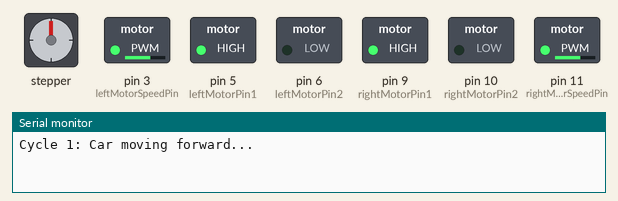
The sketch below on a simulated Arduino Uno, built with avr-gcc and run on an emulated ATmega328P. Parts: stepper motor, switched loads named in the sketch (green lamp = pin HIGH), the last lines printed to the serial monitor. Stepper angles assume 2038 steps per turn.

Above: at 0.05 s.
At 2.8 s:
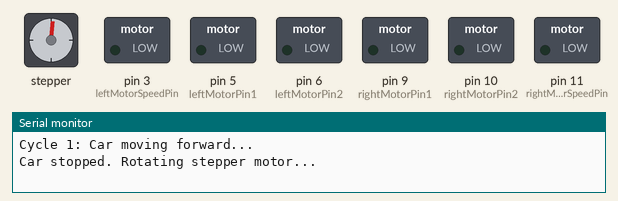
At 4.15 s:
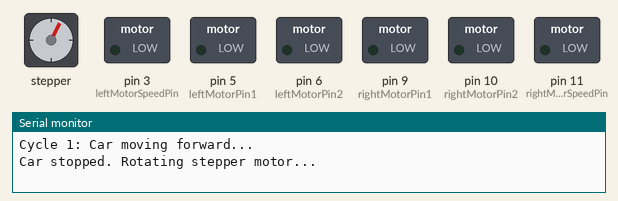
At 5.55 s:
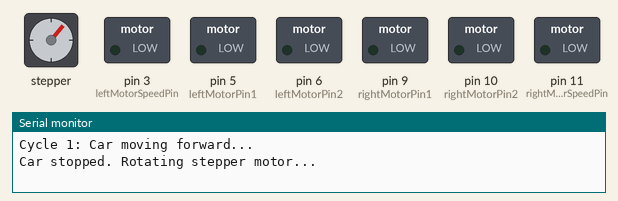
At 8.3 s:
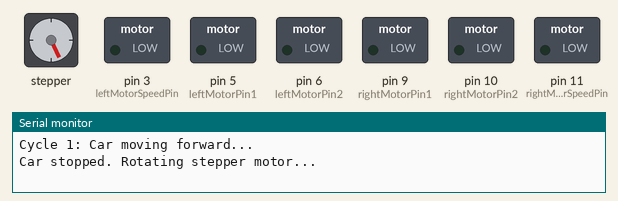
At 11.1 s:
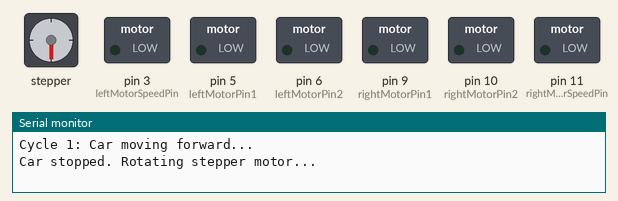
Timing chart, 0 to 14.5 s (numbered marks = the images above):
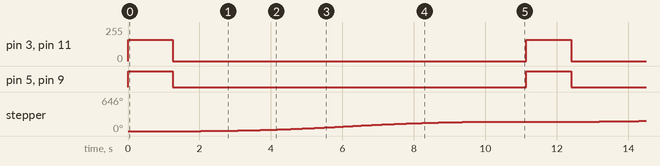

The sketch:

car_stepper_drive_motor.ino
```cpp
#include <AccelStepper.h>

// -----------------------
// Stepper Motor Configuration
// -----------------------
#define MotorInterfaceType 4
AccelStepper stepper(MotorInterfaceType, 2, 7, 4, 8);

// -----------------------
// Adjustable Parameters
// -----------------------
int stepperMaxSpeed = 1000;       // Max speed for stepper motor
int stepperAcceleration = 50;     // Acceleration for smoother movement
int stepperSpeed = 200;           // Stepper rotation speed
// Define motor settings
const int stepsPerRevolution = 2038;  // Adjust based on your motor's specification
const int stepsPer180Degrees = stepsPerRevolution / 2; // Half rotation (180 degrees)


int leftMotorPin1 = 5;
int leftMotorPin2 = 6;
int leftMotorSpeedPin = 3;

int rightMotorPin1 = 9;
int rightMotorPin2 = 10;
int rightMotorSpeedPin = 11;

int leftMotorSpeed = 160;         // Speed for left motor (0-255)
int rightMotorSpeed = 160;        // Speed for right motor (0-255)
unsigned long travelTime = 1250;  // Time (ms) the car moves before stopping
unsigned long pauseTime = 10;   // Pause delay (ms) after stepper rotation
int numberOfCycles = 9;           // Number of cycles to run

// -----------------------
// Motor Control Functions
// -----------------------
void moveForward(int leftSpeed, int rightSpeed) {
  digitalWrite(leftMotorPin1, HIGH);
  digitalWrite(leftMotorPin2, LOW);
  digitalWrite(rightMotorPin1, HIGH);
  digitalWrite(rightMotorPin2, LOW);

  analogWrite(leftMotorSpeedPin, leftSpeed);
  analogWrite(rightMotorSpeedPin, rightSpeed);
}

void stopCar() {
  digitalWrite(leftMotorPin1, LOW);
  digitalWrite(leftMotorPin2, LOW);
  digitalWrite(rightMotorPin1, LOW);
  digitalWrite(rightMotorPin2, LOW);

  analogWrite(leftMotorSpeedPin, 0);
  analogWrite(rightMotorSpeedPin, 0);
}

// -----------------------
// Stepper Motor Function
// -----------------------
void rotateStepperMotor() {
  delay(500); // Short pause after rotation
  stepper.moveTo(stepper.currentPosition() + stepsPer180Degrees);
  while (stepper.distanceToGo() != 0) {
    stepper.run();
  }
  delay(500); // Short pause after rotation
}

// -----------------------
// Setup Function
// -----------------------
void setup() {
  Serial.begin(9600);

  pinMode(leftMotorPin1, OUTPUT);
  pinMode(leftMotorPin2, OUTPUT);
  pinMode(rightMotorPin1, OUTPUT);
  pinMode(rightMotorPin2, OUTPUT);
  pinMode(leftMotorSpeedPin, OUTPUT);
  pinMode(rightMotorSpeedPin, OUTPUT);

  stepper.setMaxSpeed(stepperMaxSpeed);
  stepper.setAcceleration(stepperAcceleration);
  stepper.setSpeed(stepperSpeed);
}

// -----------------------
// Main Loop
// -----------------------
void loop() {
  for (int cycle = 0; cycle < numberOfCycles; cycle++) {
    Serial.print("Cycle ");
    Serial.print(cycle + 1);
    Serial.println(": Car moving forward...");

    moveForward(leftMotorSpeed, rightMotorSpeed);
    delay(travelTime);

    stopCar();
    Serial.println("Car stopped. Rotating stepper motor...");

    rotateStepperMotor();

    Serial.print("Pausing for ");
    Serial.print(pauseTime);
    Serial.println(" ms before next cycle.");
    delay(pauseTime);
  }

  stopCar();
  Serial.println("All cycles completed. System halted.");
  while (true);
}
```

Measured:
- by itself, pin 3 (leftMotorSpeedPin), pin 11 (rightMotorSpeedPin): alternates 160/255 for 1.3 s and 0/255 for 9.9 s
- by itself, pin 5 (leftMotorPin1), pin 9 (rightMotorPin1): alternates HIGH for 1.3 s and LOW for 9.9 s
- by itself, stepper: turns 180° clockwise in 8.6 s, repeating every 11.1 s
